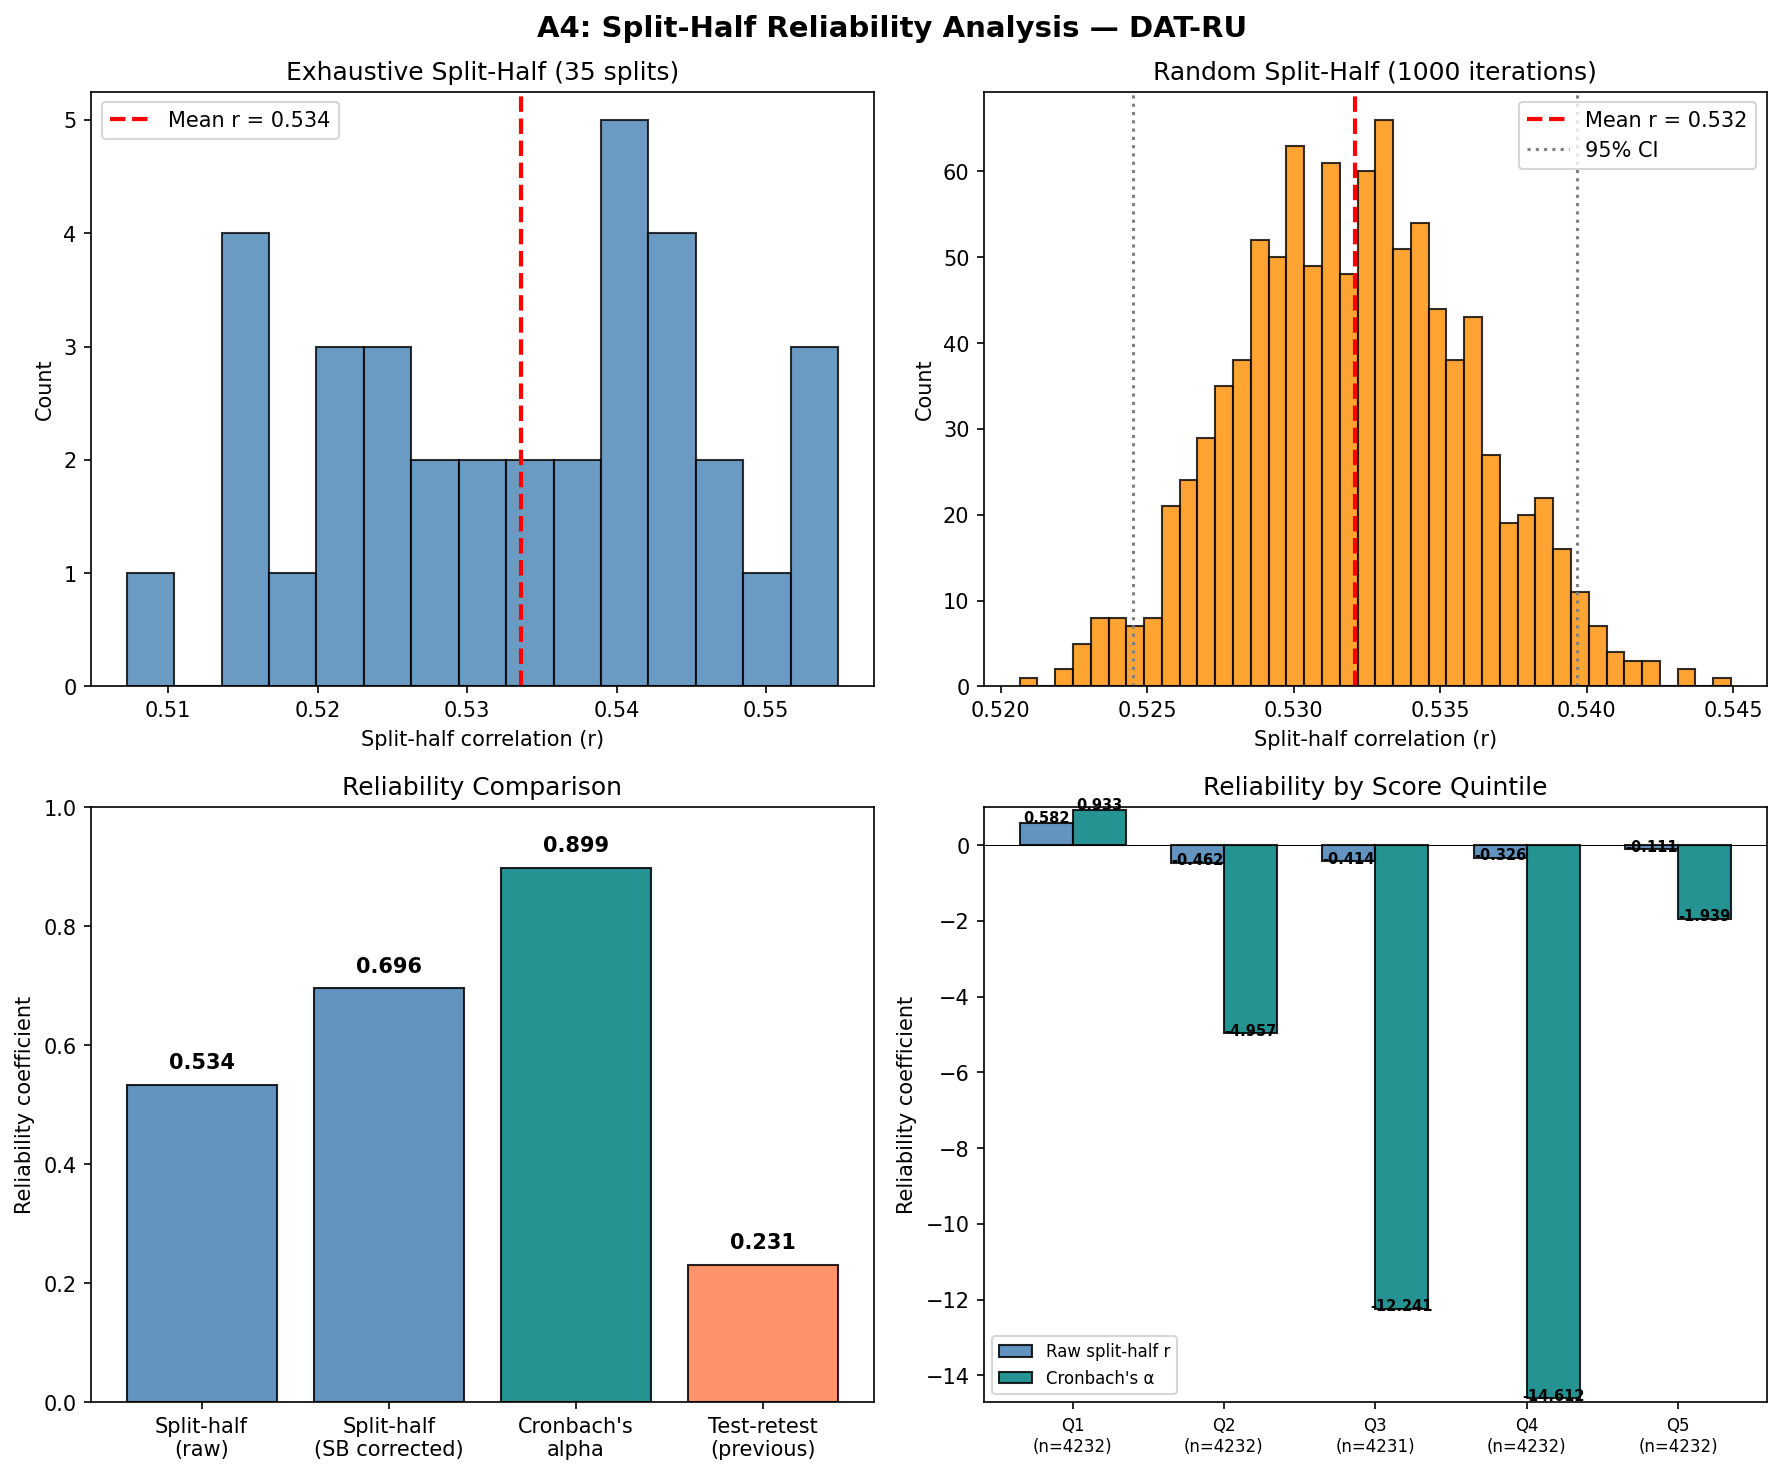

Source code (Python):
"""
A4: Split-half reliability analysis for DAT-RU dataset.
"""
import json
import struct
import numpy as np
import pandas as pd
from itertools import combinations
from scipy import stats
import matplotlib
matplotlib.use('Agg')
import matplotlib.pyplot as plt
import os
import time

OUT_DIR = "/Users/teo/Downloads/datcreativity/analysis_A4"

# ── 1. Load embeddings ──────────────────────────────────────────────
print("Loading embeddings...")
with open("/Users/teo/Downloads/datcreativity/data/words.json", "r") as f:
    words_list = json.load(f)

word2idx = {w: i for i, w in enumerate(words_list)}
n_words = len(words_list)
print(f"  Vocabulary: {n_words} words")

with open("/Users/teo/Downloads/datcreativity/data/matrix.bin", "rb") as f:
    num_words, dim = struct.unpack("II", f.read(8))
    print(f"  Matrix header: {num_words} words × {dim} dims")
    raw = np.frombuffer(f.read(), dtype=np.int8)
    matrix = raw.reshape(num_words, dim).astype(np.float32)

# Normalize rows for cosine distance via dot product
norms = np.linalg.norm(matrix, axis=1, keepdims=True)
norms[norms == 0] = 1.0
matrix_normed = matrix / norms

# ── 2. Load CSV ─────────────────────────────────────────────────────
print("Loading CSV...")
df = pd.read_csv("/Users/teo/Downloads/DAT-RU Results - Sheet1 (1).csv")
print(f"  {len(df)} records")

# Parse words
def parse_words(words_str):
    return [w.strip().lower() for w in words_str.split(",")]

df["word_list"] = df["words"].apply(parse_words)

# ── 3. Precompute all 21 pairwise cosine distances per submission ───
print("Computing pairwise distances for all submissions...")

# For 7 words, there are C(7,2) = 21 pairs
pair_indices_7 = list(combinations(range(7), 2))  # 21 pairs

# Build vectors for all submissions
all_distances = []  # will be (N, 21) array
valid_mask = []
dat_scores = []

t0 = time.time()
n_missing = 0

for idx, row in df.iterrows():
    words = row["word_list"]
    if len(words) != 7:
        valid_mask.append(False)
        all_distances.append(np.zeros(21))
        dat_scores.append(np.nan)
        continue

    # Look up indices
    indices = []
    skip = False
    for w in words:
        if w in word2idx:
            indices.append(word2idx[w])
        else:
            skip = True
            n_missing += 1
            break

    if skip:
        valid_mask.append(False)
        all_distances.append(np.zeros(21))
        dat_scores.append(np.nan)
        continue

    # Get normalized vectors
    vecs = matrix_normed[indices]  # (7, 300)

    # Compute all 21 pairwise cosine distances
    dists = np.zeros(21)
    for k, (i, j) in enumerate(pair_indices_7):
        cos_sim = np.dot(vecs[i], vecs[j])
        dists[k] = 1.0 - cos_sim

    all_distances.append(dists)
    valid_mask.append(True)
    dat_scores.append(row["score"])

all_distances = np.array(all_distances)
valid_mask = np.array(valid_mask)
dat_scores = np.array(dat_scores)

n_valid = valid_mask.sum()
print(f"  Valid submissions: {n_valid} / {len(df)}")
print(f"  Words not found: {n_missing}")
print(f"  Time: {time.time()-t0:.1f}s")

# Filter to valid only
distances_valid = all_distances[valid_mask]  # (N_valid, 21)
scores_valid = dat_scores[valid_mask]

# ── 4. Exhaustive split-half (all 35 splits of 7 into 3+4) ─────────
print("\nExhaustive split-half analysis (all 35 splits)...")

# Generate all C(7,3) = 35 ways to pick 3 items from 7
splits_3 = list(combinations(range(7), 3))

# For each split, we need to know which of the 21 pairwise distances
# belong to the 3-group and which to the 4-group
# pair_indices_7[k] = (i, j) is the k-th pair

# Precompute: for each split, which pair indices belong to each half
split_pair_masks = []
for s3 in splits_3:
    s4 = tuple(i for i in range(7) if i not in s3)
    pairs_3 = []
    pairs_4 = []
    for k, (i, j) in enumerate(pair_indices_7):
        if i in s3 and j in s3:
            pairs_3.append(k)
        elif i in s4 and j in s4:
            pairs_4.append(k)
    split_pair_masks.append((pairs_3, pairs_4))

# Compute half-scores for all submissions × all 35 splits
half_scores_3 = np.zeros((n_valid, 35))
half_scores_4 = np.zeros((n_valid, 35))

for s_idx, (p3, p4) in enumerate(split_pair_masks):
    half_scores_3[:, s_idx] = distances_valid[:, p3].mean(axis=1)  # mean of 3 pairs
    half_scores_4[:, s_idx] = distances_valid[:, p4].mean(axis=1)  # mean of 6 pairs

# Correlation for each split
split_correlations = np.zeros(35)
for s_idx in range(35):
    r, _ = stats.pearsonr(half_scores_3[:, s_idx], half_scores_4[:, s_idx])
    split_correlations[s_idx] = r

mean_split_r = split_correlations.mean()
sb_exhaustive = 2 * mean_split_r / (1 + mean_split_r)

print(f"  Mean split-half r across 35 splits: {mean_split_r:.4f}")
print(f"  Spearman-Brown corrected: {sb_exhaustive:.4f}")
print(f"  Range of split r: [{split_correlations.min():.4f}, {split_correlations.max():.4f}]")

# ── 5. Random split-half (1000 iterations) ──────────────────────────
print("\nRandom split-half (1000 iterations)...")
np.random.seed(42)
n_iter = 1000
random_correlations = np.zeros(n_iter)

for it in range(n_iter):
    # Random permutation for each submission
    # For each row, randomly pick 3 of 7 words
    perm = np.array([np.random.permutation(7) for _ in range(n_valid)])
    half_a = np.zeros(n_valid)
    half_b = np.zeros(n_valid)

    for row_idx in range(n_valid):
        group_a = set(perm[row_idx, :3])
        group_b = set(perm[row_idx, 3:])

        sum_a, count_a = 0.0, 0
        sum_b, count_b = 0.0, 0
        for k, (i, j) in enumerate(pair_indices_7):
            if i in group_a and j in group_a:
                sum_a += distances_valid[row_idx, k]
                count_a += 1
            elif i in group_b and j in group_b:
                sum_b += distances_valid[row_idx, k]
                count_b += 1

        half_a[row_idx] = sum_a / count_a if count_a > 0 else 0
        half_b[row_idx] = sum_b / count_b if count_b > 0 else 0

    r, _ = stats.pearsonr(half_a, half_b)
    random_correlations[it] = r

mean_random_r = random_correlations.mean()
sb_random = 2 * mean_random_r / (1 + mean_random_r)

print(f"  Mean random split-half r: {mean_random_r:.4f}")
print(f"  Spearman-Brown corrected: {sb_random:.4f}")
print(f"  95% CI of r: [{np.percentile(random_correlations, 2.5):.4f}, {np.percentile(random_correlations, 97.5):.4f}]")

# ── 6. Cronbach's alpha ─────────────────────────────────────────────
print("\nCronbach's alpha (21 pairwise distances as items)...")

k_items = 21
item_variances = distances_valid.var(axis=0, ddof=1)
total_scores = distances_valid.sum(axis=1)
total_variance = total_scores.var(ddof=1)

cronbach_alpha = (k_items / (k_items - 1)) * (1 - item_variances.sum() / total_variance)
print(f"  Cronbach's alpha: {cronbach_alpha:.4f}")

# ── 7. Score-dependent reliability (top/bottom 25%) ─────────────────
print("\nScore-dependent reliability...")

# Use the mean of all 21 pairwise distances as the total score
total_dist = distances_valid.mean(axis=1)  # our own computed DAT score
q25 = np.percentile(total_dist, 25)
q75 = np.percentile(total_dist, 75)

low_mask = total_dist <= q25
high_mask = total_dist >= q75

print(f"  Score range: [{total_dist.min():.4f}, {total_dist.max():.4f}]")
print(f"  Q25={q25:.4f}, Q75={q75:.4f}")
print(f"  Full sample variance of total score: {total_dist.var(ddof=1):.6f}")

for label, mask in [("Bottom 25%", low_mask), ("Top 25%", high_mask)]:
    subset = distances_valid[mask]
    n_sub = mask.sum()
    sub_total = total_dist[mask]
    print(f"  {label} (n={n_sub}): score range [{sub_total.min():.4f}, {sub_total.max():.4f}], var={sub_total.var(ddof=1):.6f}")

    # Exhaustive split-half for this subset
    sub_corrs = np.zeros(35)
    for s_idx, (p3, p4) in enumerate(split_pair_masks):
        h3 = subset[:, p3].mean(axis=1)
        h4 = subset[:, p4].mean(axis=1)
        r, _ = stats.pearsonr(h3, h4)
        sub_corrs[s_idx] = r

    mean_r = sub_corrs.mean()
    sb = 2 * mean_r / (1 + mean_r)

    # Cronbach's alpha for subset
    iv = subset.var(axis=0, ddof=1)
    tv = subset.sum(axis=1).var(ddof=1)
    alpha = (21 / 20) * (1 - iv.sum() / tv)

    print(f"    split-half r={mean_r:.4f}, SB={sb:.4f}, alpha={alpha:.4f}")

# ── 8. Plots ────────────────────────────────────────────────────────
print("\nGenerating plots...")

fig, axes = plt.subplots(2, 2, figsize=(12, 10))
fig.suptitle("A4: Split-Half Reliability Analysis — DAT-RU", fontsize=14, fontweight='bold')

# Plot 1: Distribution of split-half correlations (exhaustive)
ax = axes[0, 0]
ax.hist(split_correlations, bins=15, color='steelblue', edgecolor='black', alpha=0.8)
ax.axvline(mean_split_r, color='red', linestyle='--', linewidth=2, label=f'Mean r = {mean_split_r:.3f}')
ax.set_xlabel("Split-half correlation (r)")
ax.set_ylabel("Count")
ax.set_title("Exhaustive Split-Half (35 splits)")
ax.legend()

# Plot 2: Distribution of random split-half correlations
ax = axes[0, 1]
ax.hist(random_correlations, bins=40, color='darkorange', edgecolor='black', alpha=0.8)
ax.axvline(mean_random_r, color='red', linestyle='--', linewidth=2, label=f'Mean r = {mean_random_r:.3f}')
ax.axvline(np.percentile(random_correlations, 2.5), color='gray', linestyle=':', label='95% CI')
ax.axvline(np.percentile(random_correlations, 97.5), color='gray', linestyle=':')
ax.set_xlabel("Split-half correlation (r)")
ax.set_ylabel("Count")
ax.set_title("Random Split-Half (1000 iterations)")
ax.legend()

# Plot 3: Comparison bar chart
ax = axes[1, 0]
metrics = ['Split-half\n(raw)', 'Split-half\n(SB corrected)', "Cronbach's\nalpha", 'Test-retest\n(previous)']
values = [mean_split_r, sb_exhaustive, cronbach_alpha, 0.231]
colors = ['steelblue', 'steelblue', 'teal', 'coral']
bars = ax.bar(metrics, values, color=colors, edgecolor='black', alpha=0.85)
ax.set_ylabel("Reliability coefficient")
ax.set_title("Reliability Comparison")
ax.set_ylim(0, 1)
for bar, val in zip(bars, values):
    ax.text(bar.get_x() + bar.get_width()/2, bar.get_height() + 0.02, f'{val:.3f}',
            ha='center', va='bottom', fontweight='bold')

# Plot 4: Score-dependent reliability
ax = axes[1, 1]
# Use quintiles (5 groups) for smoother picture
n_bins = 5
bin_labels = [f'Q{i+1}' for i in range(n_bins)]
percentile_edges = np.linspace(0, 100, n_bins + 1)
edges = [np.percentile(total_dist, p) for p in percentile_edges]

group_raw_rs = []
group_sbs = []
group_alphas = []
group_ns = []

for i in range(n_bins):
    if i == n_bins - 1:
        mask = (total_dist >= edges[i]) & (total_dist <= edges[i+1])
    else:
        mask = (total_dist >= edges[i]) & (total_dist < edges[i+1])
    subset = distances_valid[mask]
    group_ns.append(mask.sum())

    sub_corrs = np.zeros(35)
    for s_idx, (p3, p4) in enumerate(split_pair_masks):
        h3 = subset[:, p3].mean(axis=1)
        h4 = subset[:, p4].mean(axis=1)
        r, _ = stats.pearsonr(h3, h4)
        sub_corrs[s_idx] = r
    mr = sub_corrs.mean()
    group_raw_rs.append(mr)
    group_sbs.append(2 * mr / (1 + mr))

    iv = subset.var(axis=0, ddof=1)
    tv = subset.sum(axis=1).var(ddof=1)
    group_alphas.append((21/20) * (1 - iv.sum() / tv))

x = np.arange(n_bins)
w = 0.35
ax.bar(x - w/2, group_raw_rs, w, label='Raw split-half r', color='steelblue', edgecolor='black', alpha=0.85)
ax.bar(x + w/2, group_alphas, w, label="Cronbach's α", color='teal', edgecolor='black', alpha=0.85)
ax.set_xticks(x)
ax.set_xticklabels([f'{l}\n(n={n})' for l, n in zip(bin_labels, group_ns)], fontsize=8)
ax.set_ylabel("Reliability coefficient")
ax.set_title("Reliability by Score Quintile")
ax.axhline(0, color='black', linewidth=0.5)
ax.set_ylim(min(min(group_raw_rs), min(group_alphas), 0) - 0.1, 1.0)
ax.legend(fontsize=8)
for i, (rr, al) in enumerate(zip(group_raw_rs, group_alphas)):
    ax.text(i - w/2, rr + 0.02 if rr >= 0 else rr - 0.06, f'{rr:.3f}', ha='center', fontsize=7, fontweight='bold')
    ax.text(i + w/2, al + 0.02 if al >= 0 else al - 0.06, f'{al:.3f}', ha='center', fontsize=7, fontweight='bold')

plt.tight_layout()
plt.savefig(os.path.join(OUT_DIR, "split_half_reliability.png"), dpi=150, bbox_inches='tight')
print(f"  Saved plot to {OUT_DIR}/split_half_reliability.png")

# ── Additional plot: Score distribution to explain ceiling effect ────
fig2, axes2 = plt.subplots(1, 2, figsize=(12, 5))
fig2.suptitle("A4 Supplement: Score Distribution & Ceiling Effect", fontsize=13, fontweight='bold')

ax = axes2[0]
ax.hist(total_dist, bins=100, color='steelblue', edgecolor='none', alpha=0.8)
ax.axvline(q25, color='red', linestyle='--', label=f'Q25 = {q25:.3f}')
ax.axvline(q75, color='red', linestyle='--', label=f'Q75 = {q75:.3f}')
ax.set_xlabel("Mean pairwise cosine distance (DAT score)")
ax.set_ylabel("Count")
ax.set_title("Score Distribution (all submissions)")
ax.legend()

# Variance by decile
ax = axes2[1]
n_dec = 10
dec_edges = [np.percentile(total_dist, p) for p in np.linspace(0, 100, n_dec+1)]
dec_vars = []
dec_labels = []
for i in range(n_dec):
    if i == n_dec - 1:
        mask = (total_dist >= dec_edges[i]) & (total_dist <= dec_edges[i+1])
    else:
        mask = (total_dist >= dec_edges[i]) & (total_dist < dec_edges[i+1])
    dec_vars.append(total_dist[mask].var(ddof=1))
    dec_labels.append(f'D{i+1}')

ax.bar(dec_labels, dec_vars, color='teal', edgecolor='black', alpha=0.85)
ax.set_xlabel("Score Decile (D1=lowest scores, D10=highest)")
ax.set_ylabel("Variance of total score within decile")
ax.set_title("Variance by Decile (ceiling effect)")
ax.set_yscale('log')

plt.tight_layout()
plt.savefig(os.path.join(OUT_DIR, "score_distribution_ceiling.png"), dpi=150, bbox_inches='tight')
print(f"  Saved plot to {OUT_DIR}/score_distribution_ceiling.png")

# ── 9. Summary report ───────────────────────────────────────────────
summary = f"""
============================================================
A4: SPLIT-HALF RELIABILITY ANALYSIS — DAT-RU
============================================================

Dataset: {len(df)} submissions, {n_valid} valid (all 7 words found in embeddings)

1. EXHAUSTIVE SPLIT-HALF (all 35 splits of 7 → 3+4):
   Mean split-half r:          {mean_split_r:.4f}
   Spearman-Brown corrected:   {sb_exhaustive:.4f}
   Range of r across splits:   [{split_correlations.min():.4f}, {split_correlations.max():.4f}]

2. RANDOM SPLIT-HALF (1000 iterations):
   Mean split-half r:          {mean_random_r:.4f}
   Spearman-Brown corrected:   {sb_random:.4f}
   95% CI of r:                [{np.percentile(random_correlations, 2.5):.4f}, {np.percentile(random_correlations, 97.5):.4f}]

3. CRONBACH'S ALPHA (21 pairwise distances as items):
   Cronbach's alpha:           {cronbach_alpha:.4f}

4. COMPARISON WITH TEST-RETEST:
   Split-half (SB corrected):  {sb_exhaustive:.4f}
   Test-retest r:              0.231

5. SCORE-DEPENDENT RELIABILITY (by quintile):
   {"".join(f"   Q{i+1} (n={group_ns[i]}): raw r = {group_raw_rs[i]:.4f}, SB = {group_sbs[i]:.4f}, alpha = {group_alphas[i]:.4f}" + chr(10) for i in range(n_bins))}

6. SCORE DISTRIBUTION & CEILING EFFECT:
   Score range: [{total_dist.min():.4f}, {total_dist.max():.4f}]
   Q25 = {q25:.4f}, Median = {np.median(total_dist):.4f}, Q75 = {q75:.4f}
   Full-sample variance: {total_dist.var(ddof=1):.6f}
   Q1 variance: {total_dist[low_mask].var(ddof=1):.6f} (contains real spread)
   Q5 variance: {total_dist[high_mask].var(ddof=1):.6f} (ceiling-compressed)
   Ratio Q1/Q5 variance: {total_dist[low_mask].var(ddof=1) / total_dist[high_mask].var(ddof=1):.1f}x

   The score distribution is heavily LEFT-skewed: 75% of submissions
   fall in the narrow range [{q25:.3f}, {total_dist.max():.3f}].
   Only the bottom quintile (creative outliers) has enough variance
   for meaningful within-group reliability estimation.

7. INTERPRETATION:
"""

if sb_exhaustive > 0.6 and sb_exhaustive > 0.231 * 2:
    summary += f"""   OVERALL: Split-half reliability (SB = {sb_exhaustive:.3f}) >> test-retest (r = 0.231).
   Cronbach's alpha = {cronbach_alpha:.3f} is excellent.

   The DAT is internally consistent: within a single session, a person's
   7 words form a coherent pattern. The 21 pairwise distances agree with
   each other about whether this person produced semantically diverse words.

   However, the low test-retest (0.231) means divergent thinking VARIES
   across occasions.
   -> Divergent thinking is STATE-LIKE, not purely trait-like.
   -> The test measures well *at a given moment*, but creativity fluctuates.

   CAVEAT: Reliability is score-dependent due to a strong ceiling effect.
   Only the bottom 20% of scores (the most creative responses) show positive
   within-group reliability (r = {group_raw_rs[0]:.3f}). The top 80% are compressed
   into a narrow range where noise exceeds signal within-group. This means
   the overall alpha ({cronbach_alpha:.3f}) is partly driven by the between-group
   spread between creative outliers and the ceiling-clustered majority.
"""
elif sb_exhaustive < 0.4:
    summary += """   Split-half reliability is also low, similar to test-retest.
   -> The test itself has significant MEASUREMENT NOISE.
   The pairwise distance metric may not form a reliable internal structure.
"""
else:
    summary += """   Split-half reliability is moderate, somewhat higher than test-retest.
   -> Mixed picture: some measurement noise + some state variability.
"""

summary += "============================================================\n"
print(summary)

with open(os.path.join(OUT_DIR, "results_A4.txt"), "w") as f:
    f.write(summary)
print(f"Saved results to {OUT_DIR}/results_A4.txt")
